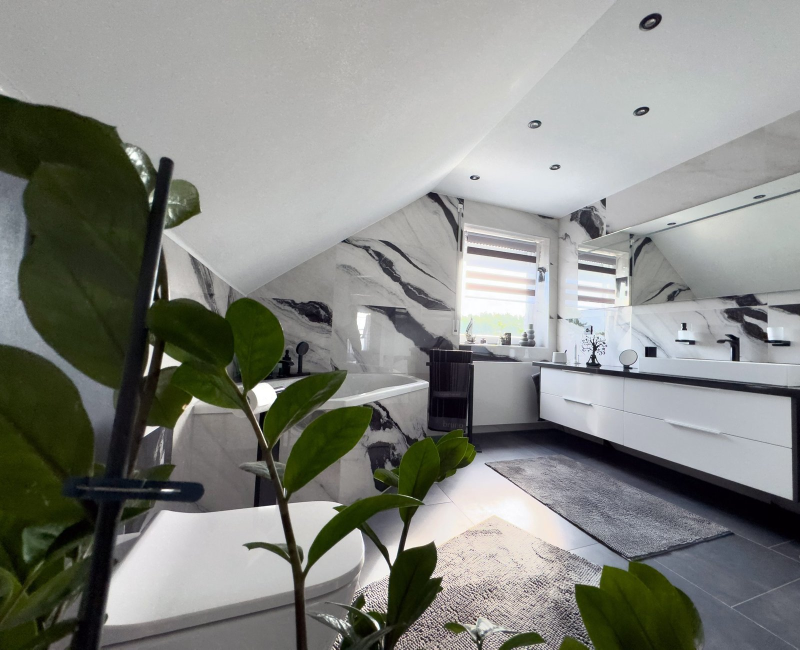
#> input picture bad-serie/fotos/Mair_Bad_6a435537.jpg, 1600 x 1299 px, given in place of mair-logo.png, which was not available (shown at 1/2 size)
$ python kit.py ../../bad-serie/fotos/Mair_Bad_6a435537.jpg 5 5
#> lines starting #> are read from the running program, lines starting #| are printed output that depends on the picture; after the words box and inside, x2 and y2 are one past the last pixel; in counts of white or black regions, pixels touching at a corner belong together; pictures that were not available may be replaced by others from this repository, and a replacement may not be noted
import os, sys, json, math, subprocess
import numpy as np
from PIL import Image, ImageDraw, ImageFont, ImageFilter, ImageOps

W, H, FPS = 1080, 1920, 30
REPO = '/home/claude/mair-videos-public-create'
HERE = os.path.dirname(os.path.abspath(__file__))
FD = '/usr/share/fonts/opentype/inter/'
BLACK = FD + 'Inter-Black.otf'; XB = FD + 'Inter-ExtraBold.otf'; BOLD = FD + 'InterDisplay-Bold.otf'
SEMI = FD + 'Inter-SemiBold.otf'; REG = FD + 'Inter-Regular.otf'; MED = FD + 'Inter-Medium.otf'
DJ = '/usr/share/fonts/truetype/dejavu/'
SERIF = DJ + 'DejaVuSerif.ttf'; SERIFB = DJ + 'DejaVuSerif-Bold.ttf'; SERIFI = DJ + 'DejaVuSerif-Italic.ttf'
SERIFBI = DJ + 'DejaVuSerif-BoldItalic.ttf'; MONO = DJ + 'DejaVuSansMono-Bold.ttf'; COND = DJ + 'DejaVuSansCondensed-Bold.ttf'
_fc = {}
# [4 lines left out: function F, not called in this run]

GREEN = (80, 144, 24); LIME = (150, 200, 40); NAVY = (12, 24, 40); WHITE = (255, 255, 255); INK = (28, 30, 34)

_L = Image.open(HERE + '/../ds/project/assets/Logos/mair-logo.png').convert('RGBA')
_la = np.asarray(_L).astype(float); _la[_la[..., 3] < 70, 3] = 0
LOGO = Image.fromarray(np.uint8(_la), 'RGBA')
_g = (abs(_la[..., 0] - _la[..., 1]) < 18) & (abs(_la[..., 1] - _la[..., 2]) < 18) & (_la[..., 0] < 200)
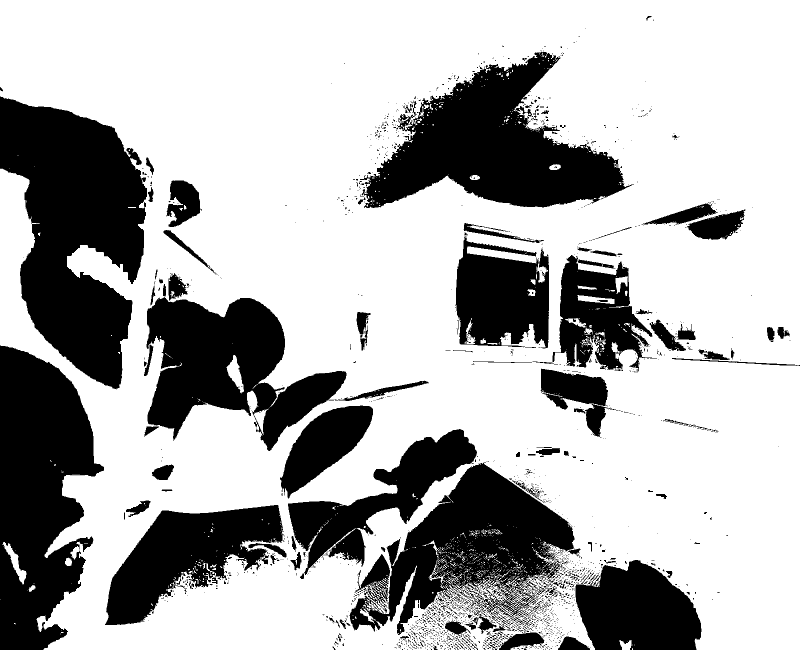
#> _g: shape (1299, 1600) bool (shown at 1/2 size); 69.2% white; 1909 black regions (1729 under 20 px), largest, box (x1, y1, x2, y2) and area: (0, 193, 294, 779) 106749, (0, 691, 208, 1299) 85340, (720, 104, 1267, 416) 82274
_la2 = _la.copy(); _la2[_g, :3] = 245
#> after `_la2[_g, :3] = 245`:
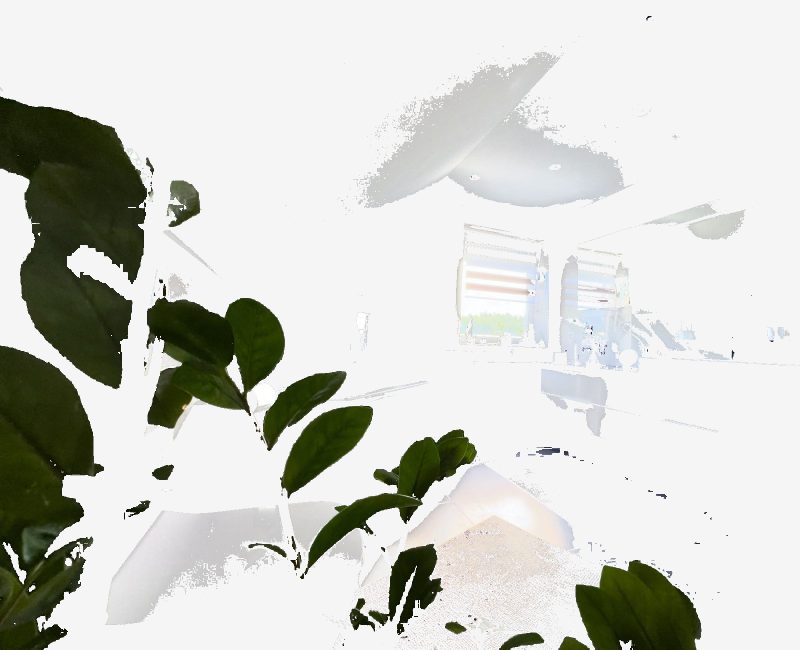
#> _la2: shape (1299, 1600, 4) float64 (shown at 1/2 size); mean R, G, B, A 206.4, 207.8, 202, 255
LOGOW = Image.fromarray(np.uint8(_la2), 'RGBA')
def logo(w, white=False):
    L = LOGOW if white else LOGO
    return L.resize((int(w), int(w * L.height / L.width)), Image.LANCZOS)

def clamp(x, a=0.0, b=1.0): return max(a, min(b, x))
def ease(x): x = clamp(x); return x * x * (3 - 2 * x)
def eout(x): x = clamp(x); return 1 - (1 - x) ** 3
def back(x):
    x = clamp(x); c1 = 1.70158; c3 = c1 + 1
    return 1 + c3 * (x - 1) ** 3 + c1 * (x - 1) ** 2
def lerp(a, b, k): return a + (b - a) * k

def load(p): return Image.open(p if p.startswith('/') else os.path.join(REPO, p)).convert('RGB')
# [7 lines left out: function cover, not called in this run]

class Clip:
    """frames of a video section, pre-extracted to jpg"""
    # [8 lines left out: function __init__, not called in this run]
    def at(self, t):
        i = int(clamp(t * FPS, 0, len(self.files) - 1)); return Image.open(os.path.join(self.dir, self.files[i])).convert('RGB')

class Track:
    """sentence timing from durations; words with char-proportional timing"""
    # [11 lines left out: function __init__, not called in this run]
    def st(self, i): return self.S[i]['t0']
    def en(self, i): return self.S[i]['t1']
    # [9 lines left out: functions cur, word, not called in this run]
    def placements(self): return [[s['t0']] for s in self.S]

# [14 lines left out: functions shadow, paste_rot, not called in this run]

def round_mask(w, h, r):
    m = Image.new('L', (int(w), int(h)), 0); ImageDraw.Draw(m).rounded_rectangle([0, 0, int(w) - 1, int(h) - 1], r, fill=255); return m

def tw(d, s, f): return d.textlength(s, font=f)

# [27 lines left out: functions wrap, grain, render, encode, not called in this run]

$ run again, on bad-serie/fotos/Mair_Bad_8c3473ed.jpg
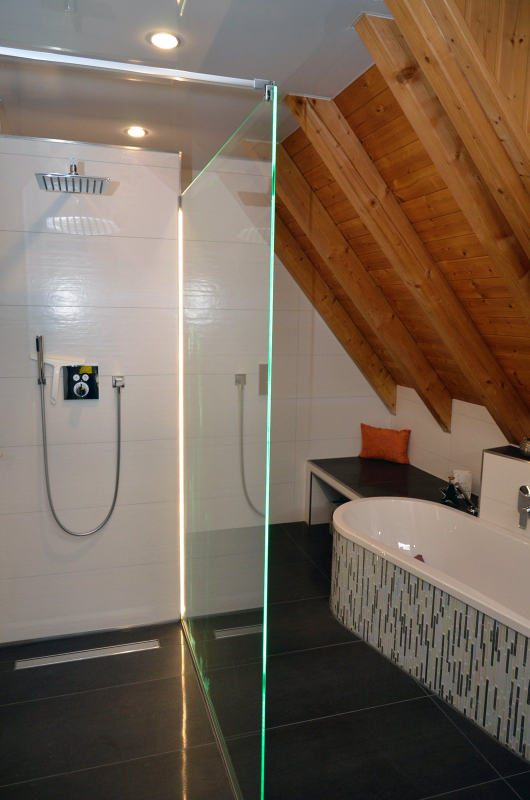
#> input picture bad-serie/fotos/Mair_Bad_8c3473ed.jpg, 1060 x 1600 px, given in place of mair-logo.png, which was not available (shown at 1/2 size)
#> `_g = (abs(_la[..., 0] - _la[..., 1]) < 18) & (abs(_la[..., 1] - _la[....`:
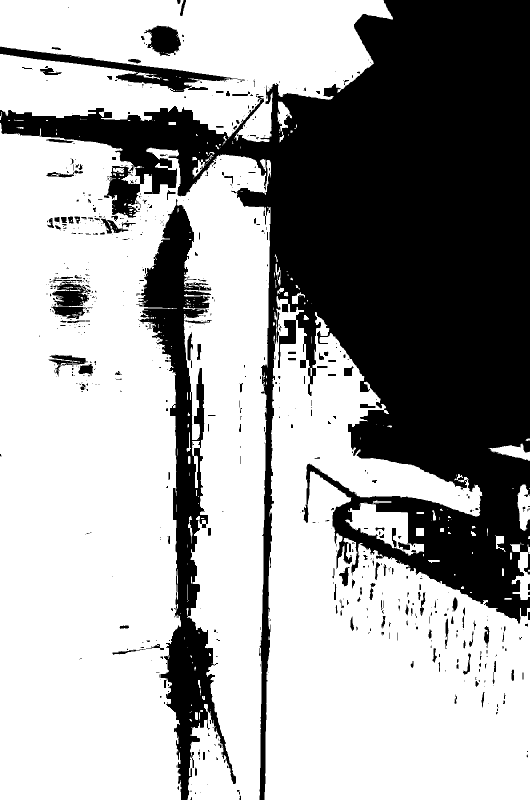
#> _g: shape (1600, 1060) bool (shown at 1/2 size); 63.8% white; 761 black regions (565 under 20 px), largest, box (x1, y1, x2, y2) and area: (0, 0, 1060, 1600) 516754, (276, 398, 472, 1600) 63783, (0, 93, 482, 184) 9067
#> `_la2[_g, :3] = 245`:
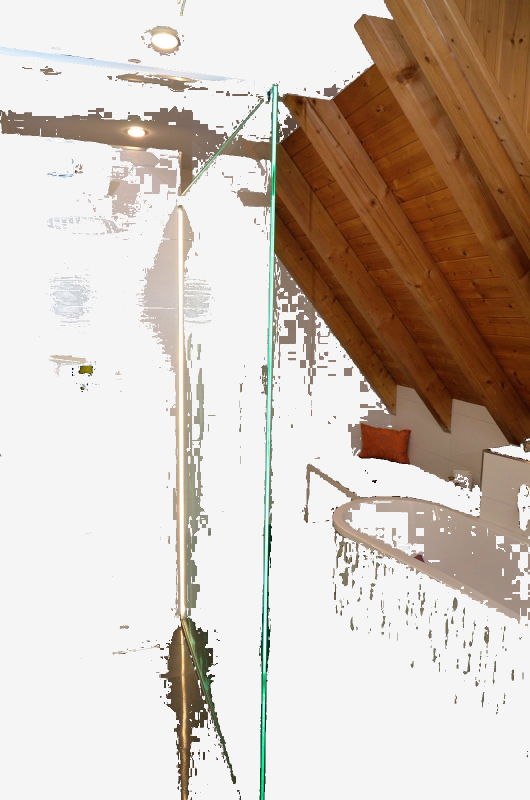
#> _la2: shape (1600, 1060, 4) float64 (shown at 1/2 size); mean R, G, B, A 204.9, 192, 181.3, 255

$ run again, on bad-serie/fotos/Mair_Bad_9bb2d176.jpg
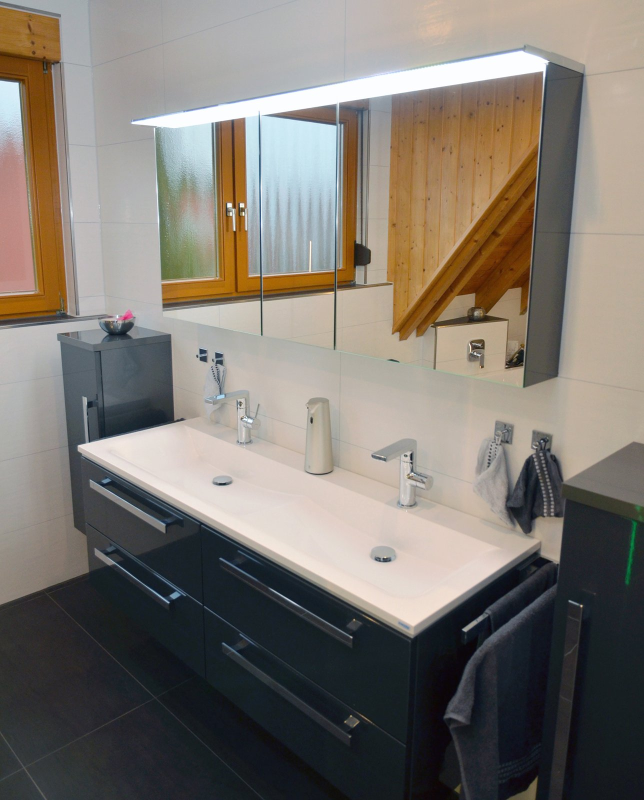
#> input picture bad-serie/fotos/Mair_Bad_9bb2d176.jpg, 1288 x 1600 px, given in place of mair-logo.png, which was not available (shown at 1/2 size)
#> `_g = (abs(_la[..., 0] - _la[..., 1]) < 18) & (abs(_la[..., 1] - _la[....`:
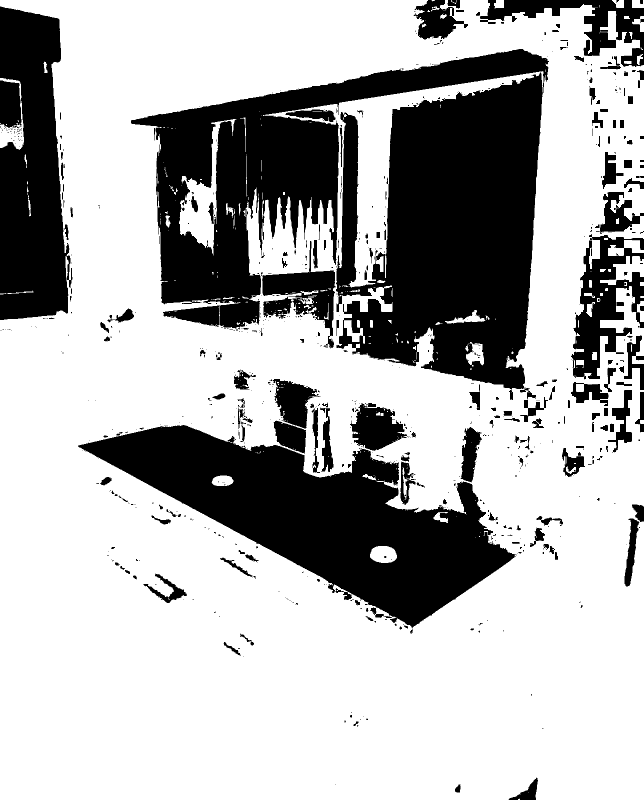
#> _g: shape (1600, 1288) bool (shown at 1/2 size); 69.2% white; 799 black regions (578 under 20 px), largest, box (x1, y1, x2, y2) and area: (262, 98, 1098, 800) 308658, (156, 850, 1033, 1256) 145299, (0, 13, 145, 640) 67381
#> `_la2[_g, :3] = 245`:
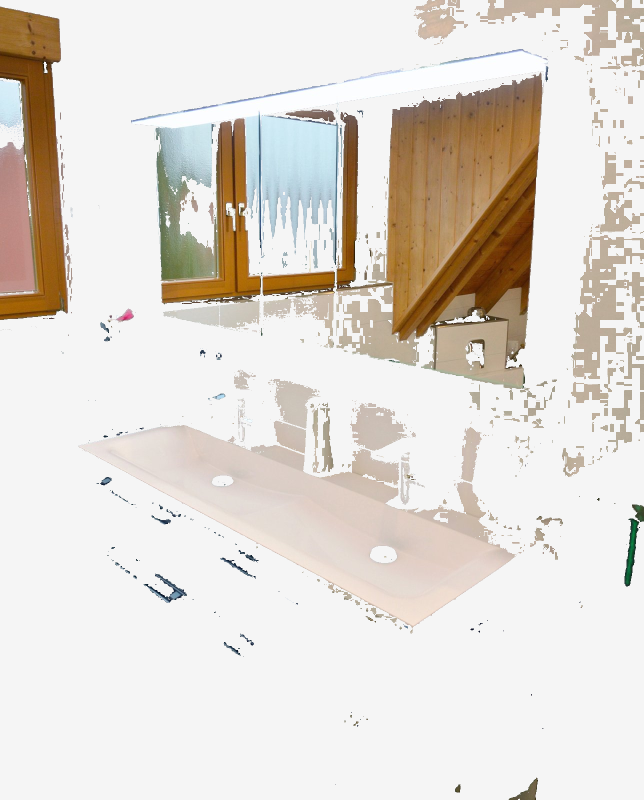
#> _la2: shape (1600, 1288, 4) float64 (shown at 1/2 size); mean R, G, B, A 225.1, 218.8, 211.5, 255
